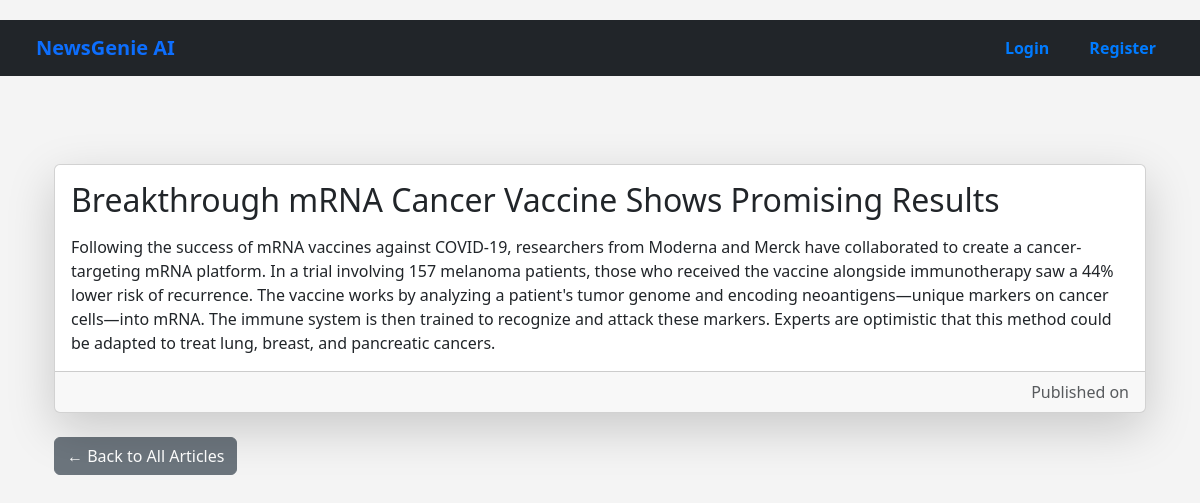
Screenshot of /articles/articles/3/ with the database file from the repository.
### news/models.py (models this page shows, shortened)
class Article(models.Model):
    title = models.CharField(max_length=200)
    content = models.TextField()
    summary = models.TextField(blank=True)
    source_url = models.URLField()
    category = models.ForeignKey(Category, on_delete=models.CASCADE)
    published_date = models.DateTimeField(default=timezone.now)
    created_at = models.DateTimeField(auto_now_add=True)
    audio_file = models.FileField(upload_to='audio/', blank=True, null=True)
    class Meta:
        ordering = ['-published_date']

### news/views.py (the view)
# urls.py: path('<int:pk>/', ArticleDetailView.as_view(), name='article_detail'),
class ArticleDetailView(DetailView):
    model = Article
    template_name = 'news/article_detail.html'
    context_object_name = 'article'
    def get_object(self, queryset=None):
        obj = super().get_object(queryset)
        if self.request.user.is_authenticated:
            ReadingHistory.objects.get_or_create(user=self.request.user, article=obj)
        return obj

### news/templates/news/article_detail.html
{% extends 'base.html' %}
{% block content %}
  <div class="container mt-4">
    <div class="card shadow-lg">
      <div class="card-body">
        <h2 class="card-title">{{ article.title }}</h2>
        <p class="card-text mt-3">{{ article.content }}</p>
      </div>
      <div class="card-footer text-muted text-end">
        Published on {{ article.published_at|date:"F j, Y, g:i a" }}
      </div>
    </div>
    <div class="mt-4">
      <a href="{% url 'home' %}" class="btn btn-secondary">← Back to All Articles</a>
    </div>
  </div>
{% endblock %}

### static/css/style.css (style rules this page uses)
* { margin: 0; padding: 0; box-sizing: border-box; }
body { font-family: 'Segoe UI', sans-serif; background-color: #f4f4f4; min-height: 100vh; display: flex; flex-direction: column; align-items: center; }

### rows the page displays
Article: title "Breakthrough mRNA Cancer Vaccine Shows Promising Results", content "Following the success of mRNA vaccines against COVID-19, researchers from Moderna and Merck have collaborated to create a cancer-targeting mRNA platform. In a trial involving 157 melanoma patients, those who received the vaccine alongside immunotherapy saw a 44% lower risk of recurrence. The vaccine works by analyzing a patient's tumor genome and encoding neoantigens—unique markers on cancer cells—into mRNA. The immune system is then trained to recognize and attack these markers. Experts are optimistic that this method could be adapted to treat lung, breast, and pancreatic cancers."
